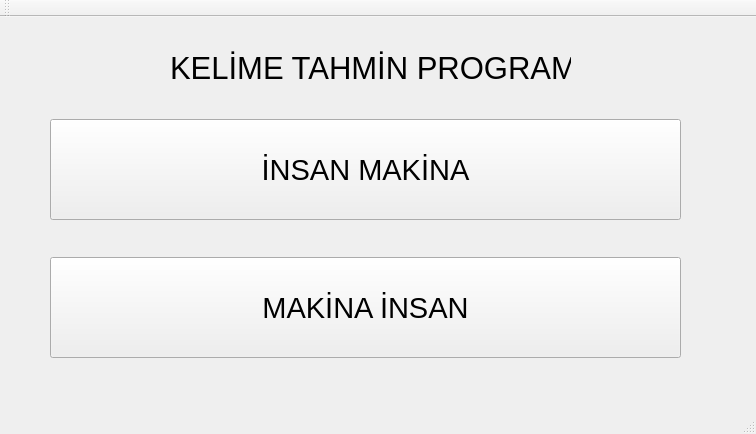
<?xml version="1.0" encoding="UTF-8"?>
<ui version="4.0">
 <class>MainWindow</class>
 <widget class="QMainWindow" name="MainWindow">
  <property name="geometry">
   <rect>
    <x>0</x>
    <y>0</y>
    <width>756</width>
    <height>434</height>
   </rect>
  </property>
  <property name="windowTitle">
   <string>MainWindow</string>
  </property>
  <widget class="QWidget" name="centralWidget">
   <widget class="QLabel" name="label">
    <property name="geometry">
     <rect>
      <x>170</x>
      <y>20</y>
      <width>401</width>
      <height>61</height>
     </rect>
    </property>
    <property name="font">
     <font>
      <pointsize>23</pointsize>
     </font>
    </property>
    <property name="text">
     <string>KELİME TAHMİN PROGRAMI</string>
    </property>
   </widget>
   <widget class="QPushButton" name="pushButton">
    <property name="geometry">
     <rect>
      <x>50</x>
      <y>102</y>
      <width>631</width>
      <height>101</height>
     </rect>
    </property>
    <property name="font">
     <font>
      <pointsize>22</pointsize>
     </font>
    </property>
    <property name="styleSheet">
     <string notr="true"/>
    </property>
    <property name="text">
     <string>İNSAN MAKİNA</string>
    </property>
   </widget>
   <widget class="QPushButton" name="pushButton_11">
    <property name="geometry">
     <rect>
      <x>50</x>
      <y>240</y>
      <width>631</width>
      <height>101</height>
     </rect>
    </property>
    <property name="font">
     <font>
      <pointsize>22</pointsize>
     </font>
    </property>
    <property name="text">
     <string>MAKİNA İNSAN</string>
    </property>
   </widget>
  </widget>
  <widget class="QMenuBar" name="menuBar">
   <property name="geometry">
    <rect>
     <x>0</x>
     <y>0</y>
     <width>756</width>
     <height>21</height>
    </rect>
   </property>
  </widget>
  <widget class="QToolBar" name="mainToolBar">
   <attribute name="toolBarArea">
    <enum>TopToolBarArea</enum>
   </attribute>
   <attribute name="toolBarBreak">
    <bool>false</bool>
   </attribute>
  </widget>
  <widget class="QStatusBar" name="statusBar"/>
 </widget>
 <layoutdefault spacing="6" margin="11"/>
 <resources/>
 <connections/>
</ui>
